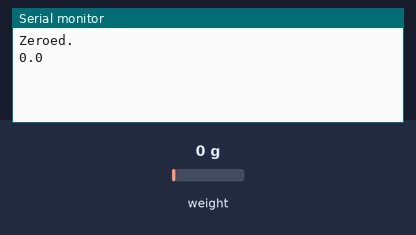
A sketch run on a simulated Arduino Uno, built with avr-gcc and run on an emulated ATmega328P. Shown: the last lines printed to the serial monitor. The test bench sets the inputs (shaded band); at power-on: weight on the scale 0 g.

Above: at 2.2 s.
2.3 s: weight on the scale set to 100 g
At 4.6 s:
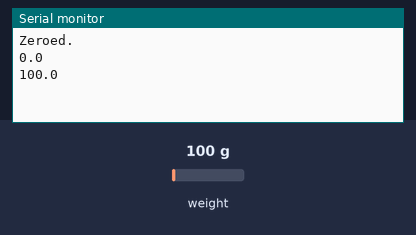
4.8 s: weight on the scale set to 1250 g
At 6.5 s:
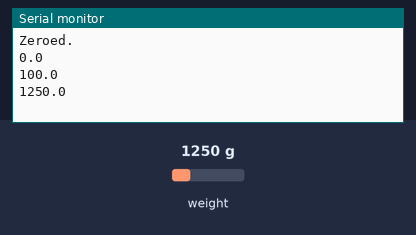
Timing chart, 0 to 8.0 s (numbered marks = the images above; inputs shaded):
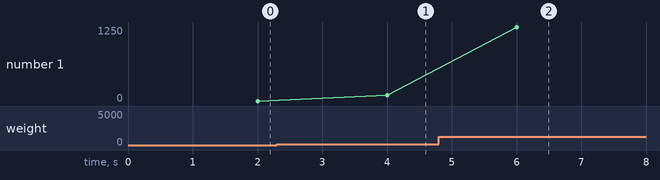

The sketch:

711test.ino
```cpp
// (licence header left out)
#include <Arduino.h>
#include "HX711.h"

// HX711 circuit wiring
const int LOADCELL_DOUT_PIN = 2;
const int LOADCELL_SCK_PIN = 3;

HX711 scale;

void setup() {
  Serial.begin(57600);

  scale.begin(LOADCELL_DOUT_PIN, LOADCELL_SCK_PIN);

  scale.set_scale(285);
  scale.tare();


  Serial.println("Zeroed.");
}

void loop() {
  Serial.println(scale.get_units(10), 1);
  delay(1000);
}
```

Measured:
- after the input at 2.3 s, the serial monitor: prints a new line after 1.7 s (image 1)
- after the input at 4.8 s, the serial monitor: prints a new line after 1.2 s (image 2)
- plotted number 1: 0 → 100 after the input at 2.3 s, 100 → 1250 after the input at 4.8 s
